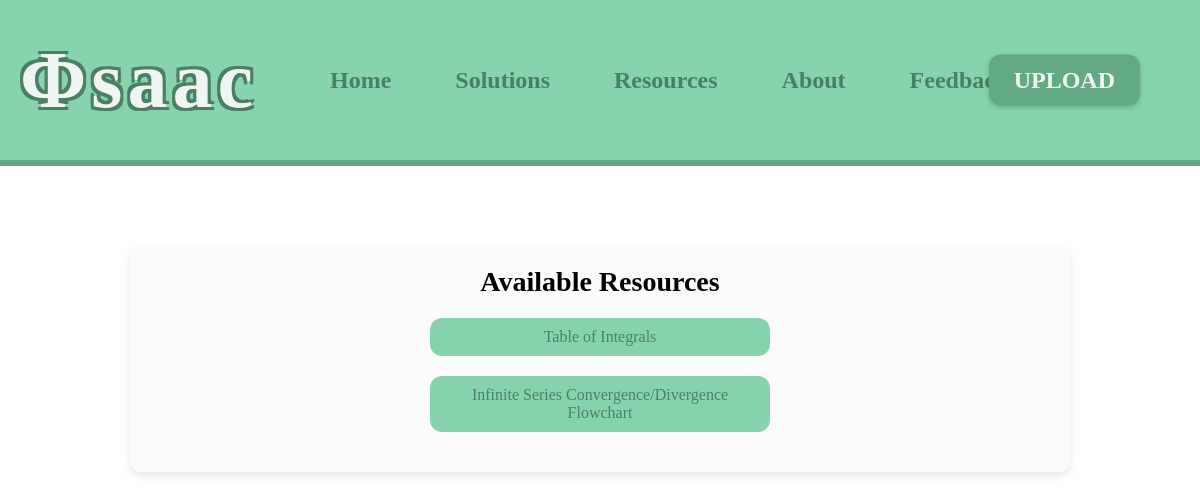
Page /resources/ on the committed database.
### solutions/models.py (models this page shows, shortened)
class SupportResource(models.Model): # Support/Resources page
    title = models.CharField(max_length=255)
    image = models.ImageField(upload_to='support_resources/')
    description = models.TextField(blank=True, null=True)

### solutions/views.py (the view)
# urls.py: path("resources/", views.resource_list, name="resource_list"),
def resource_list(request):
    resources = SupportResource.objects.all()
    return render(request, "solutions/resource_list.html", {"resources": resources})

### solutions/templates/solutions/resource_list.html (shortened to what this page needs)
<!DOCTYPE html>
<html lang="en">
<head>
</head>
<body>
    <div class="top-section">
        <div>
            <a href="/" class="logo">Φsaac</a>
        </div>
        <div class="button-container">
            <a href="/" class="nav-button">Home</a>
            <a href="{% url 'chapter_list' %}" class="nav-button">Solutions</a>
            <a href="/resources" class="nav-button">Resources</a>
            <a href="/about" class="nav-button">About</a>
            <a href="/feedback" class="nav-button">Feedback</a>
        </div>
        <a href="/upload" class="upload-button" style="--upload-button-top: 10%;">UPLOAD</a>
    </div>
    <div class="divider-line"></div>
    <div class="content-wrapper">
        <div class="content-section">
            <div class="content-title">Available Resources</div>
            <div class="resource-list">
                {% for resource in resources %}
                    <div class="resource-item">
                        <a href="{% url 'resource_detail' resource.id %}" class="resource-link">{{ resource.title }}</a>
                    </div>
                {% endfor %}
            </div>
        </div>
    </div>
</body>
</html>

### solutions/templates/solutions/resource_list.html (style rules this page uses)
html, body { height: 100%; width: 100%; margin: 0; padding: 0; overflow-x: hidden; }
.top-section { width: 100%; height: 20vh; background-color: #86d3ad; display: flex; align-items: center; padding: 0 20px; }
.logo { font-size: 80px; font-weight: 900; color: #eff5f2; text-shadow: -3px -3px 0 #4b7f63, 3px -3px 0 #4b7f63, -3px 3px 0 #4b7f63, 3px 3px 0 #4b7f63; text-decoration: none; letter-spacing: 5px; margin-right: 50px; }
.button-container { display: flex; gap: 20px; }
.nav-button { background-color: #86d3ad; color: #4b7f63; font-size: 24px; font-weight: bold; padding: 10px 20px; border: 2px solid #86d3ad; border-radius: 12px; cursor: pointer; text-decoration: none; transition: background 0.3s, transform 0.2s; }
.upload-button { position: absolute; right: 60px; top: var(--upload-button-top, 50%); transform: translateY(-50%); background-color: #63a984; color: #eff5f2; font-size: 24px; font-weight: bold; padding: 12px 25px; border: none; border-radius: 12px; cursor: pointer; text-decoration: none; transition: background 0.3s, transform 0.2s; box-shadow: 0 2px 5px rgba(0, 0, 0, 0.2); }
.divider-line { width: 100%; height: 6px; background-color: #63a984; margin: 0; border: none; }
.content-wrapper { display: flex; justify-content: center; align-items: flex-start; margin: 40px auto; width: 80%; max-width: 1200px; }
.content-section { width: 100%; max-width: 900px; margin: 40px auto; padding: 20px; background-color: #f9f9f992; border-radius: 12px; box-shadow: 0px 4px 8px rgba(0, 0, 0, 0.1); text-align: center; }
.content-title { font-size: 28px; font-weight: bold; margin-bottom: 20px; }
.resource-list { margin-top: 20px; }
.resource-item { margin-bottom: 20px; }
.resource-link { display: block; padding: 10px 20px; background-color: #86d3ad; color: #4b7f63; text-decoration: none; border-radius: 12px; width: 300px; margin: 0 auto; transition: background 0.3s, transform 0.2s; }

### rows in the picture
SupportResource: title "Table of Integrals"
SupportResource: title "Infinite Series Convergence/Divergence Flowchart"
